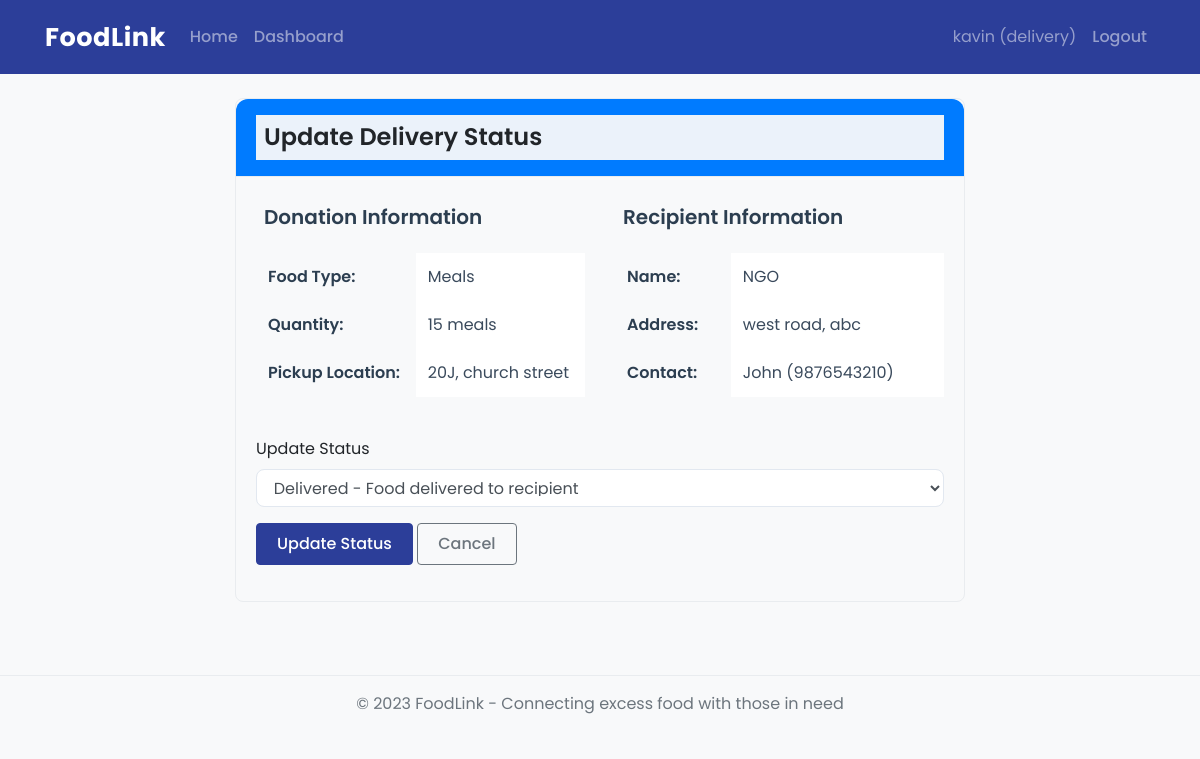
Page /delivery/update/1 (signed in) on the committed database.
### models.py (models this page shows, shortened)
class User(UserMixin, db.Model):
    id = db.Column(db.Integer, primary_key=True)
    username = db.Column(db.String(64), unique=True, index=True)
    email = db.Column(db.String(120), unique=True, index=True)
    password_hash = db.Column(db.String(128))
    user_type = db.Column(db.String(20))  # 'donor', 'delivery', 'admin'
    phone = db.Column(db.String(20))
    address = db.Column(db.String(200))
    created_at = db.Column(db.DateTime, default=datetime.utcnow)
    donations = db.relationship('Donation', backref='donor', lazy='dynamic', foreign_keys='Donation.donor_id')
    deliveries = db.relationship('Delivery', backref='delivery_person', lazy='dynamic', foreign_keys='Delivery.delivery_person_id')

class Donation(db.Model):
    id = db.Column(db.Integer, primary_key=True)
    donor_id = db.Column(db.Integer, db.ForeignKey('user.id'))
    food_type = db.Column(db.String(100))
    quantity = db.Column(db.String(100))
    freshness = db.Column(db.String(50))  # e.g., 'Fresh', 'Day old', etc.
    pickup_location = db.Column(db.String(200))
    status = db.Column(db.String(20), default='pending')  # pending, assigned, in_transit, delivered
    created_at = db.Column(db.DateTime, default=datetime.utcnow)
    delivery = db.relationship('Delivery', backref='donation', uselist=False)

class Recipient(db.Model):
    id = db.Column(db.Integer, primary_key=True)
    name = db.Column(db.String(100))
    contact_person = db.Column(db.String(100))
    phone = db.Column(db.String(20))
    address = db.Column(db.String(200))
    recipient_type = db.Column(db.String(50))  # e.g., 'NGO', 'Old Age Home', etc.
    created_at = db.Column(db.DateTime, default=datetime.utcnow)
    deliveries = db.relationship('Delivery', backref='recipient', lazy='dynamic')

class Delivery(db.Model):
    id = db.Column(db.Integer, primary_key=True)
    donation_id = db.Column(db.Integer, db.ForeignKey('donation.id'))
    delivery_person_id = db.Column(db.Integer, db.ForeignKey('user.id'))
    recipient_id = db.Column(db.Integer, db.ForeignKey('recipient.id'))
    status = db.Column(db.String(20), default='assigned')  # assigned, on_the_way, picked_up, delivered
    pickup_time = db.Column(db.DateTime)
    delivery_time = db.Column(db.DateTime)
    confirmation_type = db.Column(db.String(50))  # e.g., 'signature', 'photo', 'feedback'
    confirmation_data = db.Column(db.Text)  # Could store a file path, feedback text, etc.
    created_at = db.Column(db.DateTime, default=datetime.utcnow)

### routes.py (the view, shortened to what this page needs)
    @app.route('/delivery/update/<int:id>', methods=['GET', 'POST'])
    @login_required
    def update_delivery(id):
        if current_user.user_type != 'delivery':
            flash('Access denied')
            return redirect(url_for('dashboard'))
        delivery = Delivery.query.get_or_404(id)
        if delivery.delivery_person_id != current_user.id:
            flash('Access denied')
            return redirect(url_for('delivery_dashboard'))
        form = DeliveryUpdateForm()
        form.status.data = delivery.status
        return render_template('delivery/update_delivery.html', title='Update Delivery', form=form, delivery=delivery)

### forms.py
class DeliveryUpdateForm(FlaskForm):
    status = SelectField('Update Status', choices=[
        ('assigned', 'Assigned - Waiting to start'),
        ('on_the_way', 'On the way - Going to pickup'),
        ('picked_up', 'Picked up - Food collected'),
        ('delivered', 'Delivered - Food delivered to recipient')
    ])
    confirmation_type = SelectField('Confirmation Type', choices=[
        ('signature', 'Digital Signature'),
        ('photo', 'Photo'),
        ('feedback', 'Feedback')
    ])
    confirmation_data = TextAreaField('Confirmation Details')
    submit = SubmitField('Update Status')

### app.py (called while the page is built)
@login_manager.user_loader
def load_user(user_id):
    return User.query.get(int(user_id))

### templates/delivery/update_delivery.html (shortened to what this page needs)
{% extends "base.html" %}
{% block content %}
<div class="row justify-content-center">
    <div class="col-md-8">
        <div class="card">
            <div class="card-header bg-primary text-white">
                <h4 class="mb-0">Update Delivery Status</h4>
            </div>
            <div class="card-body">
                <div class="row mb-4">
                    <div class="col-md-6">
                        <h5>Donation Information</h5>
                        <table class="table table-borderless">
                            <tr>
                                <th>Food Type:</th>
                                <td>{{ delivery.donation.food_type }}</td>
                            </tr>
                            <tr>
                                <th>Quantity:</th>
                                <td>{{ delivery.donation.quantity }}</td>
                            </tr>
                            <tr>
                                <th>Pickup Location:</th>
                                <td>{{ delivery.donation.pickup_location }}</td>
                            </tr>
                        </table>
                    </div>
                    <div class="col-md-6">
                        <h5>Recipient Information</h5>
                        <table class="table table-borderless">
                            <tr>
                                <th>Name:</th>
                                <td>{{ delivery.recipient.name }}</td>
                            </tr>
                            <tr>
                                <th>Address:</th>
                                <td>{{ delivery.recipient.address }}</td>
                            </tr>
                            <tr>
                                <th>Contact:</th>
                                <td>{{ delivery.recipient.contact_person }} ({{ delivery.recipient.phone }})</td>
                            </tr>
                        </table>
                    </div>
                </div>
                <form method="post" novalidate>
                    <div class="form-group">
                        {{ form.status.label }}
                        {{ form.status(class="form-control") }}
                    </div>
                    <div class="form-group">
                        {{ form.submit(class="btn btn-primary") }}
                        <a href="{{ url_for('delivery_dashboard') }}" class="btn btn-outline-secondary">Cancel</a>
                    </div>
                </form>
            </div>
        </div>
    </div>
</div>
{% endblock %}

### templates/base.html (shortened to what this page needs)
<!DOCTYPE html>
<html lang="en">
<head>
    <link rel="stylesheet" href="https://cdn.jsdelivr.net/npm/bootstrap@4.6.0/dist/css/bootstrap.min.css">
    <link rel="stylesheet" href="https://cdnjs.cloudflare.com/ajax/libs/animate.css/4.1.1/animate.min.css">
    <link rel="stylesheet" href="https://unpkg.com/aos@next/dist/aos.css" />
    <link rel="stylesheet" href="{{ url_for('static', filename='css/style.css') }}">
</head>
<body>
    <nav class="navbar navbar-expand-lg navbar-dark bg-primary">
        <div class="container">
            <a class="navbar-brand" href="{{ url_for('index') }}">FoodLink</a>
            <div class="collapse navbar-collapse" id="navbarNav">
                <ul class="navbar-nav mr-auto">
                    <li class="nav-item">
                        <a class="nav-link" href="{{ url_for('index') }}">Home</a>
                    </li>
                    {% if current_user.is_authenticated %}
                        <li class="nav-item">
                            <a class="nav-link" href="{{ url_for('dashboard') }}">Dashboard</a>
                        </li>
                    {% endif %}
                </ul>
                <ul class="navbar-nav">
                    {% if current_user.is_authenticated %}
                        <li class="nav-item">
                            <span class="nav-link">{{ current_user.username }} ({{ current_user.user_type }})</span>
                        </li>
                        <li class="nav-item">
                            <a class="nav-link" href="{{ url_for('logout') }}">Logout</a>
                        </li>
                    {% endif %}
                </ul>
            </div>
        </div>
    </nav>
    <div class="container mt-4">
        {% block content %}{% endblock %}
    </div>
    <footer class="footer mt-5 py-3 bg-light">
        <div class="container text-center">
            <span class="text-muted">© 2023 FoodLink - Connecting excess food with those in need</span>
        </div>
    </footer>
</body>
</html>

### static/css/style.css (style rules this page uses)
body { font-family: 'Poppins', sans-serif; background-color: #f8f9fa; color: #212529; }
div { color: #212529; background-color: rgba(255, 255, 255, 0.9); }
h4 { color: #212529; font-weight: 600; margin-bottom: 1rem; background-color: rgba(248, 249, 250, 0.95); padding: 0.5rem; }
h5 { color: #2c3e50; font-weight: 600; margin-bottom: 1rem; background-color: rgba(248, 249, 250, 0.95); padding: 0.5rem; }
a { color: #0056b3; font-weight: 500; text-decoration: none; transition: color 0.3s ease; }
span { color: #212529; background-color: rgba(255, 255, 255, 0.9); }
.navbar { box-shadow: 0 4px 12px rgba(0, 0, 0, 0.1); background: linear-gradient(135deg, #4a6bff 0%, #2c3e99 100%) !important; padding: 0.8rem 1rem; transition: all 0.3s ease; }
.navbar-brand { font-weight: 700; font-size: 1.6rem; color: #ffffff !important; letter-spacing: 0.5px; position: relative; }
.navbar-brand::after { content: ''; position: absolute; bottom: -3px; left: 0; width: 0; height: 2px; background-color: #ffffff; transition: width 0.3s ease; }
.card { border-radius: 12px; box-shadow: 0 8px 20px rgba(0, 0, 0, 0.05); margin-bottom: 25px; border: none; overflow: hidden; transition: transform 0.3s ease, box-shadow 0.3s ease; background-color: #ffffff; }
.card-body { background-color: #ffffff; }
.card-header { border-radius: 12px 12px 0 0 !important; font-weight: 600; padding: 1rem 1.25rem; background: linear-gradient(135deg, #f8f9fa 0%, #e9ecef 100%); border-bottom: none; }
.btn { border-radius: 6px; font-weight: 500; padding: 0.5rem 1.25rem; transition: all 0.3s ease; position: relative; overflow: hidden; z-index: 1; }
.btn::before { content: ''; position: absolute; top: 0; left: 0; width: 0%; height: 100%; background-color: rgba(255, 255, 255, 0.2); transition: width 0.3s ease; z-index: -1; }
.btn-primary { background: linear-gradient(135deg, #4a6bff 0%, #2c3e99 100%); border: none; box-shadow: 0 4px 10px rgba(74, 107, 255, 0.3); }
.form-control { border-radius: 8px; border: 1px solid #e2e8f0; padding: 0.6rem 0.8rem; transition: all 0.3s ease; }
.footer { border-top: 1px solid #e9ecef; margin-top: 2rem; padding: 1.5rem 0; }
.table { background-color: #ffffff; }
.table th { border-top: none; background-color: #f8f9fa; color: #2c3e50; font-weight: 600; }
.table td { color: #3a4a5c; background-color: #ffffff; }
.card .card-body { transition: all 0.3s ease; }
* { animation: none !important; transition: none !important; }
body { background-color: #f8f9fa; color: #212529; }
div { background: transparent !important; }
span { background: transparent !important; color: inherit; }
a { color: #0056b3; text-decoration: none; }
.navbar { background: #2c3e99 !important; box-shadow: none; padding: 0.8rem 1rem; }
.card { border: 1px solid #e9ecef; border-radius: 8px; box-shadow: none; transform: none; background-color: #ffffff; }
.card-header { background: #f8f9fa; border-bottom: 1px solid #e9ecef; }
.btn { border-radius: 4px; box-shadow: none; }
.btn::before { content: none !important; }
.btn-primary { background: #2c3e99; border: 1px solid #2c3e99; }
.card .card-body { transform: none; }

### rows in the picture
User: username "kavin", user_type "delivery"
Donation: donation.food_type "Meals", donation.quantity "15 meals", donation.pickup_location "20J, church street"
Recipient: recipient.name "NGO", recipient.address "west road, abc", recipient.contact_person "John", recipient.phone "9876543210"
Delivery: status "Delivered - Food delivered to recipient"
